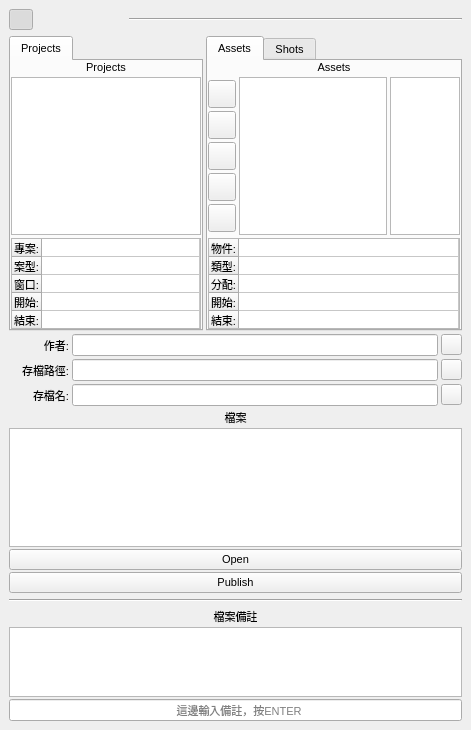
<?xml version="1.0" encoding="UTF-8"?>
<ui version="4.0">
 <class>main_window</class>
 <widget class="QWidget" name="main_window">
  <property name="geometry">
   <rect>
    <x>0</x>
    <y>0</y>
    <width>471</width>
    <height>730</height>
   </rect>
  </property>
  <property name="minimumSize">
   <size>
    <width>0</width>
    <height>0</height>
   </size>
  </property>
  <property name="maximumSize">
   <size>
    <width>620</width>
    <height>800</height>
   </size>
  </property>
  <property name="font">
   <font>
    <family>Arial</family>
    <pointsize>8</pointsize>
    <weight>50</weight>
    <bold>false</bold>
   </font>
  </property>
  <property name="windowTitle">
   <string>MCD TACTIC FileManager v2.0</string>
  </property>
  <layout class="QVBoxLayout" name="verticalLayout_2">
   <property name="spacing">
    <number>6</number>
   </property>
   <property name="margin">
    <number>9</number>
   </property>
   <item>
    <layout class="QHBoxLayout" name="horizontalLayout">
     <item>
      <widget class="QPushButton" name="recent_button">
       <property name="maximumSize">
        <size>
         <width>24</width>
         <height>24</height>
        </size>
       </property>
       <property name="toolTip">
        <string>&lt;html&gt;&lt;head/&gt;&lt;body&gt;&lt;p&gt;&lt;span style=&quot; font-size:10pt;&quot;&gt;顯示最近10天的專案&lt;/span&gt;&lt;/p&gt;&lt;/body&gt;&lt;/html&gt;</string>
       </property>
       <property name="text">
        <string/>
       </property>
       <property name="icon">
        <iconset>
         <normaloff>../icons/forward_off_24.png</normaloff>
         <normalon>../icons/forward_on_24.png</normalon>../icons/forward_off_24.png</iconset>
       </property>
       <property name="checkable">
        <bool>true</bool>
       </property>
       <property name="checked">
        <bool>true</bool>
       </property>
       <property name="flat">
        <bool>true</bool>
       </property>
      </widget>
     </item>
     <item>
      <widget class="QPushButton" name="inprogress_button">
       <property name="maximumSize">
        <size>
         <width>24</width>
         <height>24</height>
        </size>
       </property>
       <property name="toolTip">
        <string>&lt;html&gt;&lt;head/&gt;&lt;body&gt;&lt;p&gt;&lt;span style=&quot; font-size:10pt;&quot;&gt;顯示&lt;/span&gt;&lt;span style=&quot; font-size:10pt; font-weight:600; color:#ff0000;&quot;&gt;進行中&lt;/span&gt;&lt;span style=&quot; font-size:10pt;&quot;&gt;的專案&lt;/span&gt;&lt;/p&gt;&lt;/body&gt;&lt;/html&gt;</string>
       </property>
       <property name="text">
        <string/>
       </property>
       <property name="icon">
        <iconset>
         <normaloff>../icons/play_off_24.png</normaloff>
         <normalon>../icons/play_on_24.png</normalon>../icons/play_off_24.png</iconset>
       </property>
       <property name="checkable">
        <bool>true</bool>
       </property>
       <property name="checked">
        <bool>false</bool>
       </property>
       <property name="flat">
        <bool>true</bool>
       </property>
      </widget>
     </item>
     <item>
      <widget class="QPushButton" name="ready_button">
       <property name="maximumSize">
        <size>
         <width>24</width>
         <height>24</height>
        </size>
       </property>
       <property name="toolTip">
        <string>&lt;html&gt;&lt;head/&gt;&lt;body&gt;&lt;p&gt;&lt;span style=&quot; font-size:10pt;&quot;&gt;顯示&lt;/span&gt;&lt;span style=&quot; font-size:10pt; font-weight:600; color:#ff0000;&quot;&gt;準備中&lt;/span&gt;&lt;span style=&quot; font-size:10pt;&quot;&gt;的專案&lt;/span&gt;&lt;/p&gt;&lt;/body&gt;&lt;/html&gt;</string>
       </property>
       <property name="text">
        <string/>
       </property>
       <property name="icon">
        <iconset>
         <normaloff>../icons/pause_off_24.png</normaloff>
         <normalon>../icons/pause_on_24.png</normalon>../icons/pause_off_24.png</iconset>
       </property>
       <property name="checkable">
        <bool>true</bool>
       </property>
       <property name="checked">
        <bool>false</bool>
       </property>
       <property name="flat">
        <bool>true</bool>
       </property>
      </widget>
     </item>
     <item>
      <widget class="QPushButton" name="complete_button">
       <property name="maximumSize">
        <size>
         <width>24</width>
         <height>24</height>
        </size>
       </property>
       <property name="toolTip">
        <string>&lt;html&gt;&lt;head/&gt;&lt;body&gt;&lt;p&gt;&lt;span style=&quot; font-size:10pt;&quot;&gt;顯示&lt;/span&gt;&lt;span style=&quot; font-size:10pt; font-weight:600; color:#ff0000;&quot;&gt;完成&lt;/span&gt;&lt;span style=&quot; font-size:10pt;&quot;&gt;的專案&lt;/span&gt;&lt;/p&gt;&lt;/body&gt;&lt;/html&gt;</string>
       </property>
       <property name="text">
        <string/>
       </property>
       <property name="icon">
        <iconset>
         <normaloff>../icons/check_off_24.png</normaloff>
         <normalon>../icons/check_on_24.png</normalon>../icons/check_off_24.png</iconset>
       </property>
       <property name="checkable">
        <bool>true</bool>
       </property>
       <property name="checked">
        <bool>false</bool>
       </property>
       <property name="flat">
        <bool>true</bool>
       </property>
      </widget>
     </item>
     <item>
      <widget class="Line" name="line_2">
       <property name="orientation">
        <enum>Qt::Horizontal</enum>
       </property>
      </widget>
     </item>
    </layout>
   </item>
   <item>
    <layout class="QVBoxLayout" name="mainLayout">
     <property name="spacing">
      <number>3</number>
     </property>
     <property name="margin">
      <number>0</number>
     </property>
     <item>
      <layout class="QHBoxLayout" name="tabLayout">
       <property name="spacing">
        <number>3</number>
       </property>
       <item>
        <widget class="QTabWidget" name="tabProjectWidget">
         <property name="currentIndex">
          <number>0</number>
         </property>
         <widget class="QWidget" name="tabProject">
          <property name="minimumSize">
           <size>
            <width>0</width>
            <height>0</height>
           </size>
          </property>
          <attribute name="title">
           <string>Projects</string>
          </attribute>
          <layout class="QVBoxLayout" name="verticalLayout_4">
           <property name="spacing">
            <number>3</number>
           </property>
           <property name="margin">
            <number>0</number>
           </property>
           <item>
            <widget class="QLabel" name="project_label">
             <property name="text">
              <string>Projects</string>
             </property>
             <property name="alignment">
              <set>Qt::AlignCenter</set>
             </property>
            </widget>
           </item>
           <item>
            <widget class="QListWidget" name="project_list">
             <property name="minimumSize">
              <size>
               <width>0</width>
               <height>150</height>
              </size>
             </property>
            </widget>
           </item>
           <item>
            <widget class="QTableWidget" name="project_info">
             <property name="minimumSize">
              <size>
               <width>190</width>
               <height>91</height>
              </size>
             </property>
             <property name="maximumSize">
              <size>
               <width>16777215</width>
               <height>91</height>
              </size>
             </property>
             <property name="verticalScrollBarPolicy">
              <enum>Qt::ScrollBarAlwaysOff</enum>
             </property>
             <property name="horizontalScrollBarPolicy">
              <enum>Qt::ScrollBarAlwaysOff</enum>
             </property>
             <property name="autoScroll">
              <bool>false</bool>
             </property>
             <property name="selectionMode">
              <enum>QAbstractItemView::NoSelection</enum>
             </property>
             <attribute name="horizontalHeaderVisible">
              <bool>false</bool>
             </attribute>
             <attribute name="horizontalHeaderCascadingSectionResizes">
              <bool>true</bool>
             </attribute>
             <attribute name="horizontalHeaderDefaultSectionSize">
              <number>150</number>
             </attribute>
             <attribute name="horizontalHeaderMinimumSectionSize">
              <number>150</number>
             </attribute>
             <attribute name="horizontalHeaderStretchLastSection">
              <bool>true</bool>
             </attribute>
             <attribute name="verticalHeaderDefaultSectionSize">
              <number>18</number>
             </attribute>
             <row>
              <property name="text">
               <string>專案:</string>
              </property>
             </row>
             <row>
              <property name="text">
               <string>案型:</string>
              </property>
             </row>
             <row>
              <property name="text">
               <string>窗口:</string>
              </property>
             </row>
             <row>
              <property name="text">
               <string>開始:</string>
              </property>
             </row>
             <row>
              <property name="text">
               <string>結束:</string>
              </property>
             </row>
             <column>
              <property name="text">
               <string/>
              </property>
             </column>
            </widget>
           </item>
          </layout>
         </widget>
        </widget>
       </item>
       <item>
        <widget class="QTabWidget" name="tabProductionType">
         <property name="minimumSize">
          <size>
           <width>250</width>
           <height>0</height>
          </size>
         </property>
         <property name="maximumSize">
          <size>
           <width>350</width>
           <height>16777215</height>
          </size>
         </property>
         <property name="currentIndex">
          <number>0</number>
         </property>
         <widget class="QWidget" name="assets_tab">
          <attribute name="title">
           <string>Assets</string>
          </attribute>
          <layout class="QVBoxLayout" name="verticalLayout_5">
           <property name="spacing">
            <number>3</number>
           </property>
           <property name="margin">
            <number>0</number>
           </property>
           <item>
            <widget class="QLabel" name="asset_label">
             <property name="text">
              <string>Assets</string>
             </property>
             <property name="alignment">
              <set>Qt::AlignCenter</set>
             </property>
            </widget>
           </item>
           <item>
            <layout class="QHBoxLayout" name="asset_layout">
             <property name="spacing">
              <number>3</number>
             </property>
             <item>
              <layout class="QVBoxLayout" name="colorCodeButton">
               <property name="spacing">
                <number>0</number>
               </property>
               <property name="topMargin">
                <number>0</number>
               </property>
               <property name="bottomMargin">
                <number>0</number>
               </property>
               <item>
                <widget class="QPushButton" name="filter_character">
                 <property name="minimumSize">
                  <size>
                   <width>28</width>
                   <height>28</height>
                  </size>
                 </property>
                 <property name="maximumSize">
                  <size>
                   <width>28</width>
                   <height>28</height>
                  </size>
                 </property>
                 <property name="toolTip">
                  <string>&lt;html&gt;&lt;head/&gt;&lt;body&gt;&lt;p&gt;&lt;br/&gt;&lt;/p&gt;&lt;/body&gt;&lt;/html&gt;</string>
                 </property>
                 <property name="text">
                  <string/>
                 </property>
                 <property name="icon">
                  <iconset>
                   <normaloff>../icons/filter_character.png</normaloff>../icons/filter_character.png</iconset>
                 </property>
                 <property name="flat">
                  <bool>false</bool>
                 </property>
                </widget>
               </item>
               <item>
                <widget class="QPushButton" name="filter_vehicle">
                 <property name="minimumSize">
                  <size>
                   <width>28</width>
                   <height>28</height>
                  </size>
                 </property>
                 <property name="maximumSize">
                  <size>
                   <width>28</width>
                   <height>28</height>
                  </size>
                 </property>
                 <property name="toolTip">
                  <string>&lt;html&gt;&lt;head/&gt;&lt;body&gt;&lt;p&gt;&lt;br/&gt;&lt;/p&gt;&lt;/body&gt;&lt;/html&gt;</string>
                 </property>
                 <property name="text">
                  <string/>
                 </property>
                 <property name="icon">
                  <iconset>
                   <normaloff>../icons/filter_vehicle.png</normaloff>../icons/filter_vehicle.png</iconset>
                 </property>
                </widget>
               </item>
               <item>
                <widget class="QPushButton" name="filter_prop">
                 <property name="minimumSize">
                  <size>
                   <width>28</width>
                   <height>28</height>
                  </size>
                 </property>
                 <property name="maximumSize">
                  <size>
                   <width>28</width>
                   <height>28</height>
                  </size>
                 </property>
                 <property name="toolTip">
                  <string>&lt;html&gt;&lt;head/&gt;&lt;body&gt;&lt;p&gt;&lt;br/&gt;&lt;/p&gt;&lt;/body&gt;&lt;/html&gt;</string>
                 </property>
                 <property name="text">
                  <string/>
                 </property>
                 <property name="icon">
                  <iconset>
                   <normaloff>../icons/filter_prop.png</normaloff>../icons/filter_prop.png</iconset>
                 </property>
                </widget>
               </item>
               <item>
                <widget class="QPushButton" name="filter_sets">
                 <property name="minimumSize">
                  <size>
                   <width>28</width>
                   <height>28</height>
                  </size>
                 </property>
                 <property name="maximumSize">
                  <size>
                   <width>28</width>
                   <height>28</height>
                  </size>
                 </property>
                 <property name="toolTip">
                  <string>&lt;html&gt;&lt;head/&gt;&lt;body&gt;&lt;p&gt;&lt;br/&gt;&lt;/p&gt;&lt;/body&gt;&lt;/html&gt;</string>
                 </property>
                 <property name="text">
                  <string/>
                 </property>
                 <property name="icon">
                  <iconset>
                   <normaloff>../icons/filter_set.png</normaloff>../icons/filter_set.png</iconset>
                 </property>
                </widget>
               </item>
               <item>
                <widget class="QPushButton" name="filter_other">
                 <property name="minimumSize">
                  <size>
                   <width>28</width>
                   <height>28</height>
                  </size>
                 </property>
                 <property name="maximumSize">
                  <size>
                   <width>28</width>
                   <height>28</height>
                  </size>
                 </property>
                 <property name="toolTip">
                  <string>&lt;html&gt;&lt;head/&gt;&lt;body&gt;&lt;p&gt;&lt;br/&gt;&lt;/p&gt;&lt;/body&gt;&lt;/html&gt;</string>
                 </property>
                 <property name="text">
                  <string/>
                 </property>
                 <property name="icon">
                  <iconset>
                   <normaloff>../icons/filter_other.png</normaloff>../icons/filter_other.png</iconset>
                 </property>
                </widget>
               </item>
              </layout>
             </item>
             <item>
              <widget class="QListWidget" name="asset_list"/>
             </item>
             <item>
              <widget class="processListWidget" name="asset_process_list">
               <property name="maximumSize">
                <size>
                 <width>150</width>
                 <height>16777215</height>
                </size>
               </property>
              </widget>
             </item>
            </layout>
           </item>
           <item>
            <widget class="QTableWidget" name="asset_info">
             <property name="minimumSize">
              <size>
               <width>190</width>
               <height>91</height>
              </size>
             </property>
             <property name="maximumSize">
              <size>
               <width>16777215</width>
               <height>91</height>
              </size>
             </property>
             <property name="verticalScrollBarPolicy">
              <enum>Qt::ScrollBarAlwaysOff</enum>
             </property>
             <property name="horizontalScrollBarPolicy">
              <enum>Qt::ScrollBarAlwaysOff</enum>
             </property>
             <property name="autoScroll">
              <bool>false</bool>
             </property>
             <property name="selectionMode">
              <enum>QAbstractItemView::NoSelection</enum>
             </property>
             <property name="verticalScrollMode">
              <enum>QAbstractItemView::ScrollPerItem</enum>
             </property>
             <attribute name="horizontalHeaderVisible">
              <bool>false</bool>
             </attribute>
             <attribute name="horizontalHeaderCascadingSectionResizes">
              <bool>true</bool>
             </attribute>
             <attribute name="horizontalHeaderDefaultSectionSize">
              <number>150</number>
             </attribute>
             <attribute name="horizontalHeaderMinimumSectionSize">
              <number>150</number>
             </attribute>
             <attribute name="horizontalHeaderStretchLastSection">
              <bool>true</bool>
             </attribute>
             <attribute name="verticalHeaderDefaultSectionSize">
              <number>18</number>
             </attribute>
             <row>
              <property name="text">
               <string>物件:</string>
              </property>
             </row>
             <row>
              <property name="text">
               <string>類型:</string>
              </property>
             </row>
             <row>
              <property name="text">
               <string>分配:</string>
              </property>
             </row>
             <row>
              <property name="text">
               <string>開始:</string>
              </property>
             </row>
             <row>
              <property name="text">
               <string>結束:</string>
              </property>
             </row>
             <column>
              <property name="text">
               <string/>
              </property>
             </column>
            </widget>
           </item>
          </layout>
         </widget>
         <widget class="QWidget" name="shots_tab">
          <attribute name="title">
           <string>Shots</string>
          </attribute>
          <layout class="QVBoxLayout" name="verticalLayout_3">
           <property name="spacing">
            <number>3</number>
           </property>
           <property name="margin">
            <number>0</number>
           </property>
           <item>
            <widget class="QLabel" name="shot_label">
             <property name="text">
              <string>Shots</string>
             </property>
             <property name="alignment">
              <set>Qt::AlignCenter</set>
             </property>
            </widget>
           </item>
           <item>
            <layout class="QHBoxLayout" name="shot_layout">
             <property name="spacing">
              <number>3</number>
             </property>
             <item>
              <widget class="QListWidget" name="shot_list"/>
             </item>
             <item>
              <widget class="processListWidget" name="shot_process_list">
               <property name="maximumSize">
                <size>
                 <width>150</width>
                 <height>16777215</height>
                </size>
               </property>
              </widget>
             </item>
            </layout>
           </item>
           <item>
            <widget class="QTableWidget" name="shot_info">
             <property name="minimumSize">
              <size>
               <width>190</width>
               <height>91</height>
              </size>
             </property>
             <property name="maximumSize">
              <size>
               <width>16777215</width>
               <height>91</height>
              </size>
             </property>
             <property name="toolTip">
              <string>1</string>
             </property>
             <property name="verticalScrollBarPolicy">
              <enum>Qt::ScrollBarAlwaysOff</enum>
             </property>
             <property name="horizontalScrollBarPolicy">
              <enum>Qt::ScrollBarAlwaysOff</enum>
             </property>
             <property name="autoScroll">
              <bool>false</bool>
             </property>
             <property name="selectionMode">
              <enum>QAbstractItemView::NoSelection</enum>
             </property>
             <property name="verticalScrollMode">
              <enum>QAbstractItemView::ScrollPerItem</enum>
             </property>
             <attribute name="horizontalHeaderVisible">
              <bool>false</bool>
             </attribute>
             <attribute name="horizontalHeaderCascadingSectionResizes">
              <bool>true</bool>
             </attribute>
             <attribute name="horizontalHeaderDefaultSectionSize">
              <number>150</number>
             </attribute>
             <attribute name="horizontalHeaderMinimumSectionSize">
              <number>150</number>
             </attribute>
             <attribute name="horizontalHeaderStretchLastSection">
              <bool>true</bool>
             </attribute>
             <attribute name="verticalHeaderDefaultSectionSize">
              <number>18</number>
             </attribute>
             <row>
              <property name="text">
               <string>物件:</string>
              </property>
             </row>
             <row>
              <property name="text">
               <string>類型:</string>
              </property>
             </row>
             <row>
              <property name="text">
               <string>分配:</string>
              </property>
             </row>
             <row>
              <property name="text">
               <string>開始:</string>
              </property>
             </row>
             <row>
              <property name="text">
               <string>結束:</string>
              </property>
             </row>
             <column>
              <property name="text">
               <string/>
              </property>
             </column>
            </widget>
           </item>
          </layout>
         </widget>
        </widget>
       </item>
      </layout>
     </item>
     <item>
      <layout class="QVBoxLayout" name="file_path_layout">
       <property name="spacing">
        <number>3</number>
       </property>
       <item>
        <layout class="QHBoxLayout" name="login_layout">
         <property name="spacing">
          <number>3</number>
         </property>
         <item>
          <widget class="QLabel" name="login_label">
           <property name="minimumSize">
            <size>
             <width>60</width>
             <height>0</height>
            </size>
           </property>
           <property name="maximumSize">
            <size>
             <width>60</width>
             <height>16777215</height>
            </size>
           </property>
           <property name="text">
            <string>作者:</string>
           </property>
           <property name="alignment">
            <set>Qt::AlignRight|Qt::AlignTrailing|Qt::AlignVCenter</set>
           </property>
          </widget>
         </item>
         <item>
          <widget class="QLineEdit" name="login_name">
           <property name="layoutDirection">
            <enum>Qt::LeftToRight</enum>
           </property>
           <property name="alignment">
            <set>Qt::AlignCenter</set>
           </property>
          </widget>
         </item>
         <item>
          <widget class="QPushButton" name="logout_button">
           <property name="maximumSize">
            <size>
             <width>21</width>
             <height>21</height>
            </size>
           </property>
           <property name="toolTip">
            <string>&lt;html&gt;&lt;head/&gt;&lt;body&gt;&lt;p&gt;&lt;span style=&quot; font-size:10pt;&quot;&gt;登出&lt;/span&gt;&lt;/p&gt;&lt;/body&gt;&lt;/html&gt;</string>
           </property>
           <property name="text">
            <string/>
           </property>
           <property name="icon">
            <iconset>
             <normaloff>../icons/sign-out_222222_12.png</normaloff>../icons/sign-out_222222_12.png</iconset>
           </property>
          </widget>
         </item>
        </layout>
       </item>
       <item>
        <layout class="QHBoxLayout" name="save_path_layout">
         <property name="spacing">
          <number>3</number>
         </property>
         <item>
          <widget class="QLabel" name="save_path_label">
           <property name="minimumSize">
            <size>
             <width>60</width>
             <height>0</height>
            </size>
           </property>
           <property name="maximumSize">
            <size>
             <width>60</width>
             <height>16777215</height>
            </size>
           </property>
           <property name="text">
            <string>存檔路徑:</string>
           </property>
           <property name="alignment">
            <set>Qt::AlignRight|Qt::AlignTrailing|Qt::AlignVCenter</set>
           </property>
          </widget>
         </item>
         <item>
          <widget class="QLineEdit" name="save_path">
           <property name="layoutDirection">
            <enum>Qt::LeftToRight</enum>
           </property>
           <property name="alignment">
            <set>Qt::AlignCenter</set>
           </property>
          </widget>
         </item>
         <item>
          <widget class="QPushButton" name="open_path_button">
           <property name="maximumSize">
            <size>
             <width>21</width>
             <height>21</height>
            </size>
           </property>
           <property name="toolTip">
            <string>&lt;html&gt;&lt;head/&gt;&lt;body&gt;&lt;p&gt;&lt;span style=&quot; font-size:10pt;&quot;&gt;打開資料夾&lt;/span&gt;&lt;/p&gt;&lt;/body&gt;&lt;/html&gt;</string>
           </property>
           <property name="text">
            <string/>
           </property>
           <property name="icon">
            <iconset>
             <normaloff>../icons/folder-open-o_222222_12.png</normaloff>../icons/folder-open-o_222222_12.png</iconset>
           </property>
          </widget>
         </item>
        </layout>
       </item>
       <item>
        <layout class="QHBoxLayout" name="save_file_layout">
         <property name="spacing">
          <number>3</number>
         </property>
         <item>
          <widget class="QLabel" name="save_file_label">
           <property name="minimumSize">
            <size>
             <width>60</width>
             <height>0</height>
            </size>
           </property>
           <property name="maximumSize">
            <size>
             <width>60</width>
             <height>16777215</height>
            </size>
           </property>
           <property name="text">
            <string>存檔名:</string>
           </property>
           <property name="alignment">
            <set>Qt::AlignRight|Qt::AlignTrailing|Qt::AlignVCenter</set>
           </property>
          </widget>
         </item>
         <item>
          <widget class="QLineEdit" name="save_file">
           <property name="layoutDirection">
            <enum>Qt::LeftToRight</enum>
           </property>
           <property name="alignment">
            <set>Qt::AlignCenter</set>
           </property>
          </widget>
         </item>
         <item>
          <widget class="QPushButton" name="save_button">
           <property name="maximumSize">
            <size>
             <width>21</width>
             <height>21</height>
            </size>
           </property>
           <property name="toolTip">
            <string>&lt;html&gt;&lt;head/&gt;&lt;body&gt;&lt;p&gt;&lt;span style=&quot; font-size:10pt;&quot;&gt;存檔&lt;/span&gt;&lt;/p&gt;&lt;/body&gt;&lt;/html&gt;</string>
           </property>
           <property name="text">
            <string/>
           </property>
           <property name="icon">
            <iconset>
             <normaloff>../icons/save_222222_12.png</normaloff>../icons/save_222222_12.png</iconset>
           </property>
          </widget>
         </item>
        </layout>
       </item>
      </layout>
     </item>
     <item>
      <layout class="QVBoxLayout" name="file_list_layout">
       <property name="spacing">
        <number>6</number>
       </property>
       <item>
        <layout class="QVBoxLayout" name="verticalLayout_6">
         <property name="spacing">
          <number>2</number>
         </property>
         <item>
          <widget class="QLabel" name="file_list_label">
           <property name="text">
            <string>檔案</string>
           </property>
           <property name="alignment">
            <set>Qt::AlignCenter</set>
           </property>
          </widget>
         </item>
         <item>
          <widget class="QListWidget" name="file_list">
           <property name="minimumSize">
            <size>
             <width>0</width>
             <height>0</height>
            </size>
           </property>
           <property name="maximumSize">
            <size>
             <width>16777215</width>
             <height>150</height>
            </size>
           </property>
          </widget>
         </item>
         <item>
          <widget class="QPushButton" name="open_button">
           <property name="text">
            <string>Open</string>
           </property>
          </widget>
         </item>
         <item>
          <widget class="QPushButton" name="publish_button">
           <property name="text">
            <string>Publish</string>
           </property>
          </widget>
         </item>
        </layout>
       </item>
       <item>
        <widget class="Line" name="line">
         <property name="orientation">
          <enum>Qt::Horizontal</enum>
         </property>
        </widget>
       </item>
       <item>
        <layout class="QVBoxLayout" name="verticalLayout_7">
         <property name="spacing">
          <number>2</number>
         </property>
         <property name="topMargin">
          <number>0</number>
         </property>
         <item>
          <widget class="QLabel" name="note_label">
           <property name="text">
            <string>檔案備註</string>
           </property>
           <property name="alignment">
            <set>Qt::AlignCenter</set>
           </property>
           <property name="margin">
            <number>-1</number>
           </property>
          </widget>
         </item>
         <item>
          <widget class="QListWidget" name="note_list">
           <property name="minimumSize">
            <size>
             <width>0</width>
             <height>0</height>
            </size>
           </property>
           <property name="maximumSize">
            <size>
             <width>16777215</width>
             <height>75</height>
            </size>
           </property>
           <property name="toolTip">
            <string>&lt;html&gt;&lt;head/&gt;&lt;body&gt;&lt;p&gt;&lt;span style=&quot; font-size:10pt;&quot;&gt;這裡會列出&lt;/span&gt;&lt;span style=&quot; font-size:10pt; font-weight:600;&quot;&gt;選擇&lt;/span&gt;&lt;span style=&quot; font-size:10pt;&quot;&gt;的檔案的備註，滑鼠點兩下可以刪除。&lt;/span&gt;&lt;/p&gt;&lt;p&gt;&lt;span style=&quot; font-size:10pt;&quot;&gt;用下面的字框來輸入備註，寫完記得按儲存。&lt;/span&gt;&lt;/p&gt;&lt;/body&gt;&lt;/html&gt;</string>
           </property>
           <property name="wordWrap">
            <bool>true</bool>
           </property>
          </widget>
         </item>
         <item>
          <widget class="QLineEdit" name="note">
           <property name="toolTip">
            <string>&lt;html&gt;&lt;head/&gt;&lt;body&gt;&lt;p&gt;&lt;span style=&quot; font-size:10pt;&quot;&gt;這邊輸入備註。&lt;/span&gt;&lt;/p&gt;&lt;/body&gt;&lt;/html&gt;</string>
           </property>
           <property name="placeholderText">
            <string>                                                      這邊輸入備註，按ENTER</string>
           </property>
          </widget>
         </item>
        </layout>
       </item>
      </layout>
     </item>
    </layout>
   </item>
  </layout>
 </widget>
 <pixmapfunction>QPixmap getPixmap(const QString &amp;name){
return QPixmap(QApplication::applicationDirPath()+QDir::s eparator()+name);
}</pixmapfunction>
 <customwidgets>
  <customwidget>
   <class>processListWidget</class>
   <extends>QListWidget</extends>
   <header>processlistwidget.h</header>
  </customwidget>
 </customwidgets>
 <resources/>
 <connections/>
</ui>
